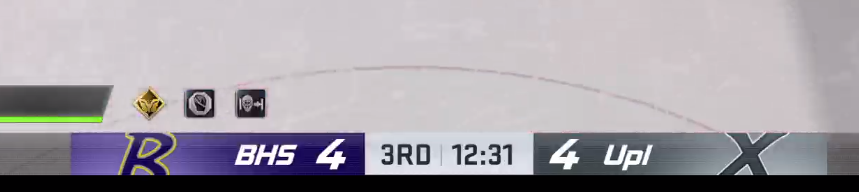
#> input picture test_scoreboard.png, 859 x 192 px
$ python score_parser.py
#> lines starting #> are read from the running program, lines starting #| are printed output that depends on the picture
import cv2
import pytesseract

# Set the path to the Tesseract executable file
pytesseract.pytesseract.tesseract_cmd = "/usr/bin/tesseract"

# Load the image
img = cv2.imread("test_scoreboard.png")
#> img is the input picture: shape (192, 859, 3); mean B, G, R 166.5, 159.6, 164.3

# Define the callback function for mouse events
def select_roi(event, x, y, flags, params):
    global roi, roi_gray
    if event == cv2.EVENT_LBUTTONDOWN:
        # Start selecting the ROI
        roi = (x, y)
    elif event == cv2.EVENT_LBUTTONUP:
        # Finish selecting the ROI
        w = x - roi[0]
        h = y - roi[1]
        roi = (roi[0], roi[1], w, h)
        roi_gray = gray[roi[1]:roi[1]+roi[3], roi[0]:roi[0]+roi[2]]
        text = pytesseract.image_to_string(roi_gray, config='--psm 10 --oem 3 -c tessedit_char_whitelist=0123456789')
        print(text)
        cv2.rectangle(img, roi[:2], (roi[0]+roi[2], roi[1]+roi[3]), (0, 255, 0), 2)
        cv2.imshow("Image", img)

# Set up the mouse event callback
cv2.namedWindow("Image")
cv2.setMouseCallback("Image", select_roi)

# Convert the image to grayscale
gray = cv2.cvtColor(img, cv2.COLOR_BGR2GRAY)
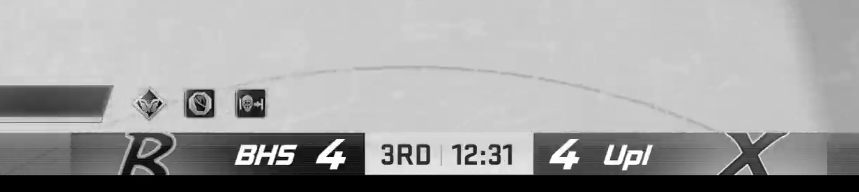
#> gray: shape (192, 859); min 0, max 255, mean 161.7

# Display the image
cv2.imshow("Image", img)

# Wait for a key press
cv2.waitKey(0)

# Cleanup
cv2.destroyAllWindows()
